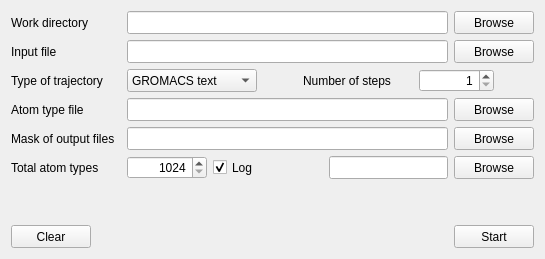
      <widget class="QWidget" name="trj">
       <attribute name="title">
        <string>Generate trajectory</string>
       </attribute>
       <layout class="QVBoxLayout" name="verticalLayout">
        <item>
         <layout class="QHBoxLayout" name="trj_layout_workDir">
          <item>
           <widget class="QLabel" name="trj_label_workDir">
            <property name="minimumSize">
             <size>
              <width>110</width>
              <height>23</height>
             </size>
            </property>
            <property name="text">
             <string>Work directory</string>
            </property>
           </widget>
          </item>
          <item>
           <widget class="QLineEdit" name="trj_lineEdit_workDir">
            <property name="minimumSize">
             <size>
              <width>280</width>
              <height>23</height>
             </size>
            </property>
            <property name="toolTip">
             <string>Path to work directory</string>
            </property>
           </widget>
          </item>
          <item>
           <widget class="QPushButton" name="trj_pushButton_workDir">
            <property name="minimumSize">
             <size>
              <width>80</width>
              <height>23</height>
             </size>
            </property>
            <property name="text">
             <string>Browse</string>
            </property>
            <property name="autoDefault">
             <bool>true</bool>
            </property>
           </widget>
          </item>
         </layout>
        </item>
        <item>
         <layout class="QHBoxLayout" name="trj_layout_input">
          <item>
           <widget class="QLabel" name="trj_label_input">
            <property name="minimumSize">
             <size>
              <width>110</width>
              <height>23</height>
             </size>
            </property>
            <property name="text">
             <string>Input file</string>
            </property>
           </widget>
          </item>
          <item>
           <widget class="QLineEdit" name="trj_lineEdit_input">
            <property name="minimumSize">
             <size>
              <width>280</width>
              <height>23</height>
             </size>
            </property>
            <property name="toolTip">
             <string>Path to input file</string>
            </property>
           </widget>
          </item>
          <item>
           <widget class="QPushButton" name="trj_pushButton_input">
            <property name="minimumSize">
             <size>
              <width>80</width>
              <height>23</height>
             </size>
            </property>
            <property name="text">
             <string>Browse</string>
            </property>
            <property name="autoDefault">
             <bool>true</bool>
            </property>
           </widget>
          </item>
         </layout>
        </item>
        <item>
         <layout class="QHBoxLayout" name="trj_layout_opt_1">
          <item>
           <widget class="QLabel" name="trj_label_type">
            <property name="minimumSize">
             <size>
              <width>110</width>
              <height>23</height>
             </size>
            </property>
            <property name="text">
             <string>Type of trajectory</string>
            </property>
           </widget>
          </item>
          <item>
           <widget class="QComboBox" name="trj_comboBox_type">
            <property name="minimumSize">
             <size>
              <width>130</width>
              <height>23</height>
             </size>
            </property>
            <property name="toolTip">
             <string>Input trajectory type</string>
            </property>
            <item>
             <property name="text">
              <string>GROMACS text</string>
             </property>
            </item>
            <item>
             <property name="text">
              <string>PUMA</string>
             </property>
            </item>
           </widget>
          </item>
          <item>
           <spacer name="horizontalSpacer_2">
            <property name="orientation">
             <enum>Qt::Horizontal</enum>
            </property>
            <property name="sizeHint" stdset="0">
             <size>
              <width>40</width>
              <height>20</height>
             </size>
            </property>
           </spacer>
          </item>
          <item>
           <widget class="QLabel" name="trj_label_steps">
            <property name="minimumSize">
             <size>
              <width>110</width>
              <height>23</height>
             </size>
            </property>
            <property name="text">
             <string>Number of steps</string>
            </property>
           </widget>
          </item>
          <item>
           <widget class="QSpinBox" name="trj_spinBox_steps">
            <property name="minimumSize">
             <size>
              <width>75</width>
              <height>23</height>
             </size>
            </property>
            <property name="toolTip">
             <string>Number of steps in trajectory</string>
            </property>
            <property name="alignment">
             <set>Qt::AlignRight|Qt::AlignTrailing|Qt::AlignVCenter</set>
            </property>
            <property name="minimum">
             <number>1</number>
            </property>
            <property name="maximum">
             <number>999</number>
            </property>
           </widget>
          </item>
          <item>
           <spacer name="horizontalSpacer_7">
            <property name="orientation">
             <enum>Qt::Horizontal</enum>
            </property>
            <property name="sizeHint" stdset="0">
             <size>
              <width>40</width>
              <height>20</height>
             </size>
            </property>
           </spacer>
          </item>
         </layout>
        </item>
        <item>
         <layout class="QHBoxLayout" name="trj_layout_atoms">
          <item>
           <widget class="QLabel" name="trj_label_atoms">
            <property name="minimumSize">
             <size>
              <width>110</width>
              <height>23</height>
             </size>
            </property>
            <property name="text">
             <string>Atom type file</string>
            </property>
           </widget>
          </item>
          <item>
           <widget class="QLineEdit" name="trj_lineEdit_atoms">
            <property name="minimumSize">
             <size>
              <width>280</width>
              <height>23</height>
             </size>
            </property>
            <property name="toolTip">
             <string>Path to file with atom types</string>
            </property>
           </widget>
          </item>
          <item>
           <widget class="QPushButton" name="trj_pushButton_atoms">
            <property name="minimumSize">
             <size>
              <width>80</width>
              <height>23</height>
             </size>
            </property>
            <property name="text">
             <string>Browse</string>
            </property>
            <property name="autoDefault">
             <bool>true</bool>
            </property>
           </widget>
          </item>
         </layout>
        </item>
        <item>
         <layout class="QHBoxLayout" name="trj_layout_output">
          <item>
           <widget class="QLabel" name="trj_label_output">
            <property name="minimumSize">
             <size>
              <width>110</width>
              <height>23</height>
             </size>
            </property>
            <property name="text">
             <string>Mask of output files</string>
            </property>
           </widget>
          </item>
          <item>
           <widget class="QLineEdit" name="trj_lineEdit_output">
            <property name="minimumSize">
             <size>
              <width>320</width>
              <height>23</height>
             </size>
            </property>
            <property name="toolTip">
             <string>Mask of output files</string>
            </property>
           </widget>
          </item>
          <item>
           <widget class="QPushButton" name="trj_pushButton_output">
            <property name="minimumSize">
             <size>
              <width>80</width>
              <height>23</height>
             </size>
            </property>
            <property name="text">
             <string>Browse</string>
            </property>
            <property name="autoDefault">
             <bool>true</bool>
            </property>
           </widget>
          </item>
         </layout>
        </item>
        <item>
         <layout class="QHBoxLayout" name="trj_layout_opt_2">
          <item>
           <widget class="QLabel" name="trj_label_totalTypes">
            <property name="minimumSize">
             <size>
              <width>110</width>
              <height>23</height>
             </size>
            </property>
            <property name="text">
             <string>Total atom types</string>
            </property>
           </widget>
          </item>
          <item>
           <widget class="QSpinBox" name="trj_spinBox_totalTypes">
            <property name="minimumSize">
             <size>
              <width>80</width>
              <height>23</height>
             </size>
            </property>
            <property name="toolTip">
             <string>Maximum number of atom types</string>
            </property>
            <property name="layoutDirection">
             <enum>Qt::LeftToRight</enum>
            </property>
            <property name="alignment">
             <set>Qt::AlignRight|Qt::AlignTrailing|Qt::AlignVCenter</set>
            </property>
            <property name="minimum">
             <number>1024</number>
            </property>
            <property name="maximum">
             <number>999999</number>
            </property>
           </widget>
          </item>
          <item>
           <widget class="QCheckBox" name="trj_checkBox_log">
            <property name="minimumSize">
             <size>
              <width>110</width>
              <height>23</height>
             </size>
            </property>
            <property name="text">
             <string>Log</string>
            </property>
            <property name="checked">
             <bool>true</bool>
            </property>
           </widget>
          </item>
          <item>
           <widget class="QLineEdit" name="trj_lineEdit_log">
            <property name="minimumSize">
             <size>
              <width>80</width>
              <height>23</height>
             </size>
            </property>
            <property name="toolTip">
             <string>Path to log file</string>
            </property>
           </widget>
          </item>
          <item>
           <widget class="QPushButton" name="trj_pushButton_log">
            <property name="minimumSize">
             <size>
              <width>80</width>
              <height>23</height>
             </size>
            </property>
            <property name="text">
             <string>Browse</string>
            </property>
            <property name="autoDefault">
             <bool>true</bool>
            </property>
           </widget>
          </item>
         </layout>
        </item>
        <item>
         <spacer name="verticalSpacer">
          <property name="orientation">
           <enum>Qt::Vertical</enum>
          </property>
          <property name="sizeHint" stdset="0">
           <size>
            <width>20</width>
            <height>40</height>
           </size>
          </property>
         </spacer>
        </item>
        <item>
         <layout class="QHBoxLayout" name="trj_layout_buttons">
          <item>
           <widget class="QPushButton" name="trj_pushButton_clear">
            <property name="minimumSize">
             <size>
              <width>80</width>
              <height>23</height>
             </size>
            </property>
            <property name="toolTip">
             <string>Clear window</string>
            </property>
            <property name="text">
             <string>Clear</string>
            </property>
            <property name="autoDefault">
             <bool>true</bool>
            </property>
           </widget>
          </item>
          <item>
           <spacer name="horizontalSpacer">
            <property name="orientation">
             <enum>Qt::Horizontal</enum>
            </property>
            <property name="sizeHint" stdset="0">
             <size>
              <width>40</width>
              <height>20</height>
             </size>
            </property>
           </spacer>
          </item>
          <item>
           <widget class="QPushButton" name="trj_pushButton_start">
            <property name="minimumSize">
             <size>
              <width>80</width>
              <height>23</height>
             </size>
            </property>
            <property name="maximumSize">
             <size>
              <width>16777215</width>
              <height>16777215</height>
             </size>
            </property>
            <property name="toolTip">
             <string>Start application</string>
            </property>
            <property name="text">
             <string>Start</string>
            </property>
            <property name="autoDefault">
             <bool>true</bool>
            </property>
           </widget>
          </item>
         </layout>
        </item>
       </layout>
      </widget>
